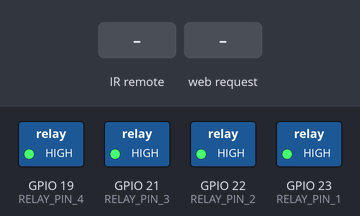
This sketch was run on a simulated ESP32. Parts: switched loads named in the sketch (green lamp = pin HIGH). Inputs (shaded band) come from the test bench. WiFi joins after 1.5 s; servers stay silent unless stated; what the sketch prints to the serial monitor is not drawn.

Above: at 2.7 s.
2.8 s: infrared code 0xFF30CF received
At 3.8 s:
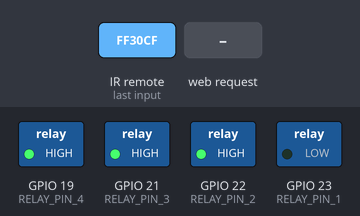
4.3 s: infrared code 0xFF18E7 received
At 4.9 s:
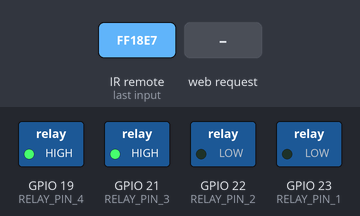
5.8 s: HTTP request GET /off?relay=0 received
At 6.2 s:
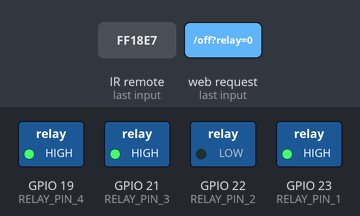
7.3 s: infrared code 0xFF7A85 received
At 8.4 s:
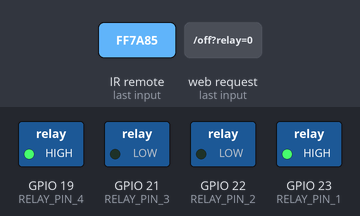
8.8 s: infrared code 0xFF10EF received
At 9.5 s:
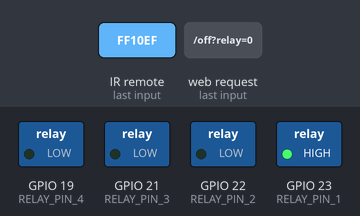
10.3 s: HTTP request GET /on?relay=0 received
At 10.8 s:
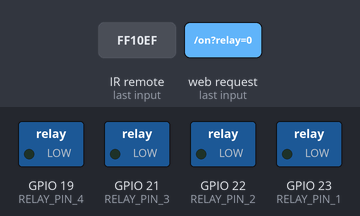
Timing chart, 0 to 12.8 s (numbered marks = the images above; inputs shaded):
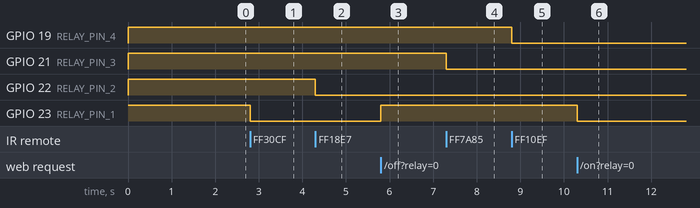

The sketch:

esp32.ino
```cpp
/*
 * ESP32 Web Server for 4-Channel Relay and IR Control
 * * Hardware from your diagram:
 * - ESP32
 * - 8-Channel Relay Module (using 4 channels)
 * - IR Receiver
 * * Wiring:
 * - Relay IN1 -> GPIO 23
 * - Relay IN2 -> GPIO 22
 * - Relay IN3 -> GPIO 21
 * - Relay IN4 -> GPIO 19
 * - IR Recv 'S' -> GPIO 4
 */

#include <WiFi.h>
#include <ESPAsyncWebServer.h>
#include <IRremote.h>

// --- WiFi Credentials ---
// Change these to your WiFi network
const char* ssid = "YOUR_WIFI_SSID";
const char* password = "YOUR_WIFI_PASSWORD";

// --- Pin Definitions ---
// Relays (as seen in your diagram)
#define RELAY_PIN_1 23  // Light 1
#define RELAY_PIN_2 22  // Light 2
#define RELAY_PIN_3 21  // Fan 1
#define RELAY_PIN_4 19  // Fan 2

// IR Receiver
#define IR_RECV_PIN 4

// Array to hold the state of our 4 relays
// 0 = OFF, 1 = ON
bool relayStates[4] = { false, false, false, false };

// --- IR Remote Codes ---
// You MUST change these to match your remote!
// Use the "IRrecvDump" example from the IRremote library to find your codes.
#define IR_CODE_LIGHT_1_TOGGLE  0xFF30CF // Example: "1" button
#define IR_CODE_LIGHT_2_TOGGLE  0xFF18E7 // Example: "2" button
#define IR_CODE_FAN_1_TOGGLE    0xFF7A85 // Example: "3" button
#define IR_CODE_FAN_2_TOGGLE    0xFF10EF // Example: "4" button

// --- Global Objects ---
AsyncWebServer server(80); // Web server on port 80
IRrecv irrecv(IR_RECV_PIN);
decode_results results;

// --- HTML Page (Stored in Program Memory) ---
// This is the index.html file that the ESP32 will send to the browser.
const char index_html[] PROGMEM = R"rawliteral(
<!DOCTYPE html>
<html lang="en">
<head>
    <meta charset="UTF-8">
    <meta name="viewport" content="width=device-width, initial-scale=1.0">
    <title>ESP32 Home Control</title>
    <style>
        body {
            font-family: -apple-system, BlinkMacSystemFont, "Segoe UI", Roboto, sans-serif;
            background-color: #f0f2f5; color: #1c1e21;
            margin: 0; padding: 20px;
        }
        header {
            display: flex; justify-content: space-between; align-items: center;
            margin-bottom: 25px;
        }
        header h1 { margin: 0; font-size: 1.8rem; }
        .device-grid {
            display: grid;
            grid-template-columns: repeat(auto-fit, minmax(220px, 1fr));
            gap: 20px;
        }
        .device-card {
            background-color: #ffffff;
            border-radius: 12px;
            box-shadow: 0 4px 12px rgba(0, 0, 0, 0.08);
            padding: 20px;
            text-align: center;
        }
        .device-card h3 { margin-top: 0; margin-bottom: 15px; }
        .controls { display: flex; gap: 10px; }
        .controls button {
            border: none; border-radius: 8px; padding: 10px 0;
            flex-grow: 1; font-size: 1rem; font-weight: 700;
            cursor: pointer; transition: background-color 0.2s ease, color 0.2s ease;
        }
        .on-btn { background-color: #e7f3ff; color: #0866ff; }
        .off-btn { background-color: #fdecec; color: #d93025; }

        /* Active state for buttons */
        .on-btn.active { background-color: #0866ff; color: white; }
        .off-btn.active { background-color: #d93025; color: white; }
    </style>
</head>
<body>
    <header>
        <h1>My Home</h1>
        <div id="status-indicator">Connecting...</div>
    </header>
    <main>
        <div class="device-grid">
            <article class="device-card" data-device-id="0">
                <h3>💡 Light 1</h3>
                <div class="controls">
                    <button class="on-btn">On</button>
                    <button class="off-btn">Off</button>
                </div>
            </article>
            <article class="device-card" data-device-id="1">
                <h3>💡 Light 2</h3>
                <div class="controls">
                    <button class="on-btn">On</button>
                    <button class="off-btn">Off</button>
                </div>
            </article>
            <article class="device-card" data-device-id="2">
                <h3>🌀 Ceiling Fan 1</h3>
                <div class="controls">
                    <button class="on-btn">On</button>
                    <button class="off-btn">Off</button>
                </div>
            </article>
            <article class="device-card" data-device-id="3">
                <h3>🌀 Ceiling Fan 2</h3>
                <div class="controls">
                    <button class="on-btn">On</button>
                    <button class="off-btn">Off</button>
                </div>
            </article>
        </div>
    </main>

    <script>
        const statusIndicator = document.getElementById('status-indicator');

        // Function to send command to ESP32
        function setRelayState(relayIndex, state) {
            const url = `/${state}?relay=${relayIndex}`;
            fetch(url)
                .then(response => response.text())
                .then(text => {
                    console.log(text);
                    updateStatus(); // Update UI immediately after command
                })
                .catch(err => {
                    console.error('Fetch error:', err);
                    statusIndicator.innerText = 'Connection Lost';
                });
        }

        // Function to get current status from ESP32 and update UI
        function updateStatus() {
            fetch('/status')
                .then(response => response.json())
                .then(data => {
                    statusIndicator.innerText = 'Connected';
                    // data is an array like [false, true, false, true]
                    data.forEach((state, index) => {
                        const card = document.querySelector(`.device-card[data-device-id="${index}"]`);
                        if (card) {
                            const onBtn = card.querySelector('.on-btn');
                            const offBtn = card.querySelector('.off-btn');

                            onBtn.classList.toggle('active', state === true);
                            offBtn.classList.toggle('active', state === false);
                        }
                    });
                })
                .catch(err => {
                    console.error('Status error:', err);
                    statusIndicator.innerText = 'Connection Lost';
                });
        }

        // Add click listeners to all buttons
        document.querySelector('.device-grid').addEventListener('click', (event) => {
            const btn = event.target.closest('button');
            if (!btn) return; // Didn't click a button

            const card = btn.closest('.device-card');
            const relayIndex = card.dataset.deviceId;

            if (btn.classList.contains('on-btn')) {
                setRelayState(relayIndex, 'on');
            } else if (btn.classList.contains('off-btn')) {
                setRelayState(relayIndex, 'off');
            }
        });

        // Initial status update when page loads
        document.addEventListener('DOMContentLoaded', () => {
            updateStatus();
            // Poll for status every 2 seconds (to catch IR remote changes)
            setInterval(updateStatus, 2000);
        });
    </script>
</body>
</html>
)rawliteral";

// --- Utility Functions ---

// Sets the relay state and updates the physical pin
void setRelay(int relayIndex, bool state) {
  if (relayIndex < 0 || relayIndex > 3) return;

  relayStates[relayIndex] = state;

  int pinToControl = 0;
  switch (relayIndex) {
    case 0: pinToControl = RELAY_PIN_1; break;
    case 1: pinToControl = RELAY_PIN_2; break;
    case 2: pinToControl = RELAY_PIN_3; break;
    case 3: pinToControl = RELAY_PIN_4; break;
  }

  // Note: Relay modules are often "Active LOW", meaning
  // LOW turns the relay ON and HIGH turns it OFF.
  // We'll assume Active LOW.
  if (state == true) { // Turn ON
    digitalWrite(pinToControl, LOW);
  } else { // Turn OFF
    digitalWrite(pinToControl, HIGH);
  }
}

// Toggles a relay's state
void toggleRelay(int relayIndex) {
  setRelay(relayIndex, !relayStates[relayIndex]);
}

// --- Setup Function ---
void setup() {
  Serial.begin(115200);

  // Set relay pins as outputs
  pinMode(RELAY_PIN_1, OUTPUT);
  pinMode(RELAY_PIN_2, OUTPUT);
  pinMode(RELAY_PIN_3, OUTPUT);
  pinMode(RELAY_PIN_4, OUTPUT);

  // Initialize all relays to OFF (HIGH for Active LOW)
  digitalWrite(RELAY_PIN_1, HIGH);
  digitalWrite(RELAY_PIN_2, HIGH);
  digitalWrite(RELAY_PIN_3, HIGH);
  digitalWrite(RELAY_PIN_4, HIGH);

  // Start IR receiver
  irrecv.enableIRIn();

  // Connect to WiFi
  Serial.print("Connecting to ");
  Serial.println(ssid);
  WiFi.begin(ssid, password);
  while (WiFi.status() != WL_CONNECTED) {
    delay(500);
    Serial.print(".");
  }
  Serial.println("\nWiFi connected.");
  Serial.print("IP address: ");
  Serial.println(WiFi.localIP());

  // --- Define Web Server Routes ---

  // Route for the root URL ("/")
  server.on("/", HTTP_GET, [](AsyncWebServerRequest *request){
    // Send the HTML page stored in PROGMEM
    request->send_P(200, "text/html", index_html);
  });

  // Route for turning ON a relay
  // e.g., /on?relay=0
  server.on("/on", HTTP_GET, [](AsyncWebServerRequest *request){
    if (request->hasParam("relay")) {
      int relayIndex = request->getParam("relay")->value().toInt();
      setRelay(relayIndex, true);
      request->send(200, "text/plain", "Relay " + String(relayIndex) + " turned ON");
    } else {
      request->send(400, "text/plain", "Missing 'relay' parameter");
    }
  });

  // Route for turning OFF a relay
  // e.g., /off?relay=2
  server.on("/off", HTTP_GET, [](AsyncWebServerRequest *request){
    if (request->hasParam("relay")) {
      int relayIndex = request->getParam("relay")->value().toInt();
      setRelay(relayIndex, false);
      request->send(200, "text/plain", "Relay " + String(relayIndex) + " turned OFF");
    } else {
      request->send(400, "text/plain", "Missing 'relay' parameter");
    }
  });

  // Route for getting the status of all relays
  // Returns a JSON array like: [false, true, false, false]
  server.on("/status", HTTP_GET, [](AsyncWebServerRequest *request){
    String jsonResponse = "[";
    for (int i = 0; i < 4; i++) {
      jsonResponse += (relayStates[i] ? "true" : "false");
      if (i < 3) jsonResponse += ",";
    }
    jsonResponse += "]";
    request->send(200, "application/json", jsonResponse);
  });

  // Start the server
  server.begin();
}

// --- Main Loop ---
void loop() {
  // Check if an IR signal is received
  if (irrecv.decode(&results)) {
    Serial.print("IR Code Received: 0x");
    Serial.println(results.value, HEX);

    // Match the code to an action
    switch (results.value) {
      case IR_CODE_LIGHT_1_TOGGLE:
        toggleRelay(0);
        Serial.println("Toggling Light 1");
        break;
      case IR_CODE_LIGHT_2_TOGGLE:
        toggleRelay(1);
        Serial.println("Toggling Light 2");
        break;
      case IR_CODE_FAN_1_TOGGLE:
        toggleRelay(2);
        Serial.println("Toggling Fan 1");
        break;
      case IR_CODE_FAN_2_TOGGLE:
        toggleRelay(3);
        Serial.println("Toggling Fan 2");
        break;
      default:
        Serial.println("Unknown IR code");
    }

    irrecv.resume(); // Receive the next value
  }
}
```

Measured:
- after the input at 2.8 s, GPIO 23 (RELAY_PIN_1): HIGH → LOW at once
- after the input at 4.3 s, GPIO 22 (RELAY_PIN_2): HIGH → LOW at once
- after the input at 5.8 s, GPIO 23 (RELAY_PIN_1): LOW → HIGH at once
- after the input at 7.3 s, GPIO 21 (RELAY_PIN_3): HIGH → LOW at once
- after the input at 8.8 s, GPIO 19 (RELAY_PIN_4): HIGH → LOW at once
- after the input at 10.3 s, GPIO 23 (RELAY_PIN_1): HIGH → LOW at once
